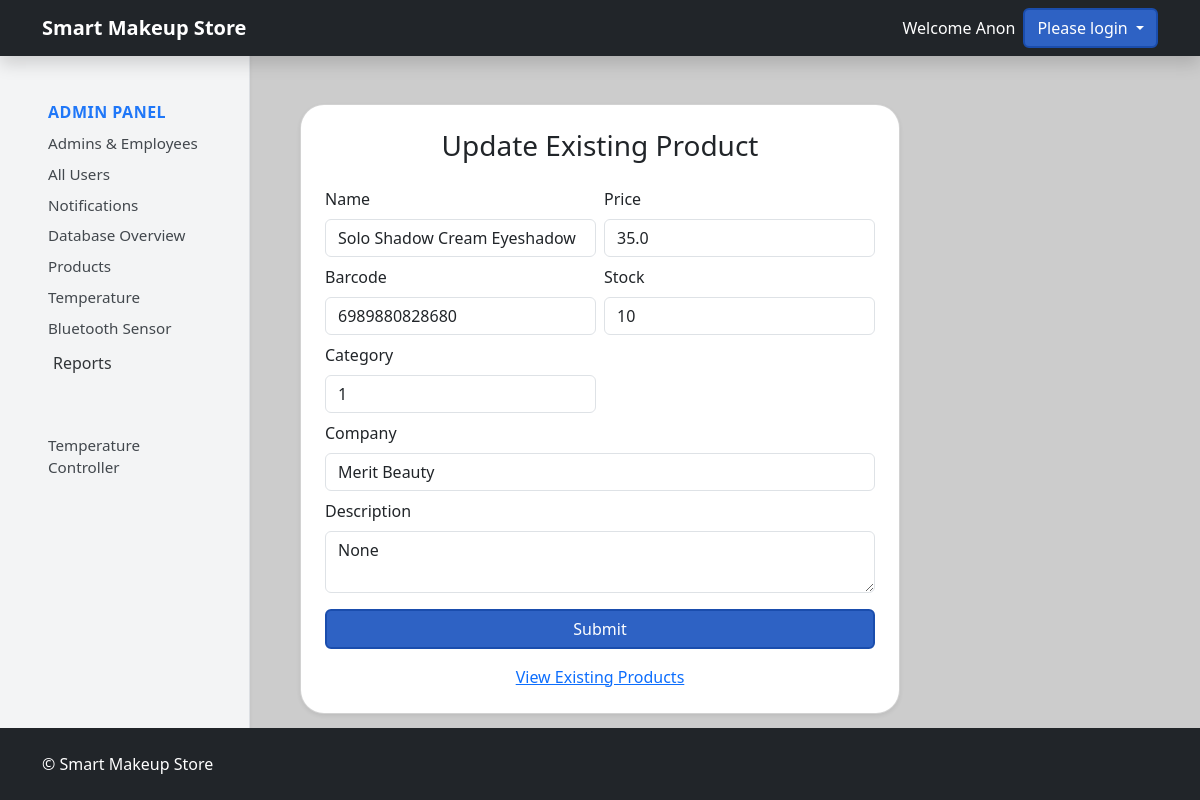
/admin-dashboard/products/1/update, run on an earlier commit of the app's database.
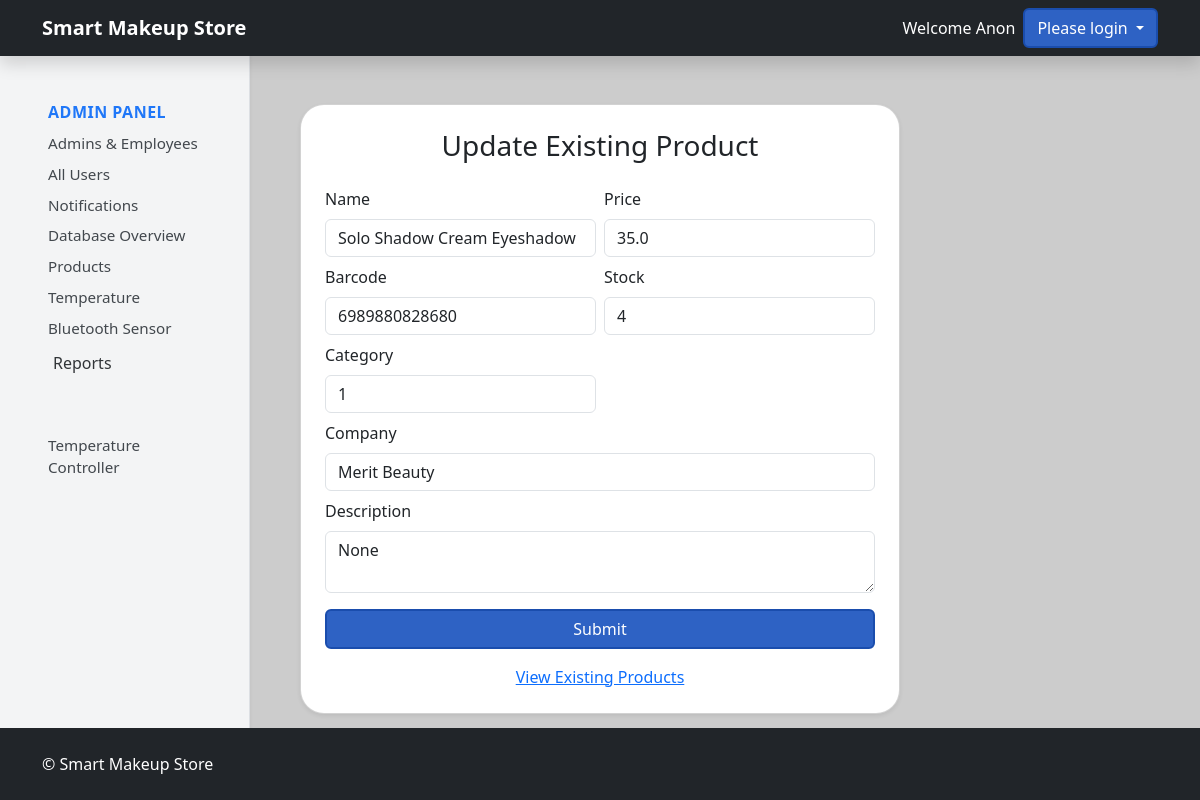
And on a later commit of the database.
### tables this page shows
CREATE TABLE products (
            product_id INTEGER PRIMARY KEY AUTOINCREMENT,
            category_id INTEGER DEFAULT NULL,
            product_name TEXT NOT NULL,
            product_description TEXT DEFAULT NULL,
            product_price REAL NOT NULL,
            product_company TEXT,
            product_stock_quantity INTEGER DEFAULT 0,
            product_created_at DATETIME DEFAULT CURRENT_TIMESTAMP,
            product_updated_at DATETIME,
            FOREIGN KEY(category_id) REFERENCES categories(category_id)
        );

CREATE TABLE product_barcode (
            barcode_id INTEGER PRIMARY KEY AUTOINCREMENT,
            product_id INTEGER NOT NULL,
            barcode_num TEXT NOT NULL,
            FOREIGN KEY(product_id) REFERENCES products(product_id)
        );

### routes/store.py (the view, shortened to what this page needs)
@app.route('/admin-dashboard/products/<int:product_id>/update',methods = ['GET','POST'])
def productUpdate(product_id):
    storeDb = db.getDB()
    product = storeDb.execute(
        '''SELECT p.*,pb.*,STRING_AGG(pr.rfid_tag,' / ') as rfid_tag FROM products p
            LEFT JOIN product_rfid pr on pr.product_id = p.product_id
            LEFT JOIN product_barcode pb on   pb.product_id= p.product_id
            WHERE p.product_id = ? GROUP BY p.product_id''',
    (product_id,)).fetchone()
    return render_template('productUpdate.html', product=product)

### models/database.py (called while the page is built)
def getDB():
    conn = sqlite3.connect('store.db', check_same_thread=False)
    conn.row_factory = sqlite3.Row
    return conn

### templates/productUpdate.html (shortened to what this page needs)
{% extends "base.html" %} {% block content %}
{% include "adminSidebar.html" with context %}
<div class="container d-flex flex-column align-items-center p-4">
  <div
    class="card shadow-sm mb-4 rounded"
    style="min-width: 450px; max-width: 600px; width: 100%"
  >
    <div class="card-body p-4">
      <h3 class="card-title text-center mb-4">Update Existing Product</h3>
      <form method="POST" class="mb-3">
        <div class="row g-2">
          <div class="col-md-6">
            <label class="form-label">Name</label>
            <input
              type="text"
              class="form-control rounded"
              name="product_name"
              value="{{ product.product_name }}"
              required
            />
          </div>
          <div class="col-md-6">
            <label class="form-label">Price</label>
            <input
              type="number"
              pattern="^\d*(\.\d{0,2})?$"
              class="form-control rounded"
              value="{{ product.product_price }}"
              name="product_price"
              required
            />
          </div>
          <div class="col-md-6">
            <label class="form-label">Barcode</label>
            <input
              type="text"
              class="form-control rounded"
              value="{{ product.barcode_num }}"
              name="product_barcode"
              required
            />
          </div>
          <div class="col-md-6">
            <label class="form-label">Stock</label>
            <input
              type="number"
              pattern="^\d*(\.\d{0,2})?$"
              class="form-control rounded"
              value="{{ product.product_stock_quantity }}"
              name="product_stock"
              required
            />
          </div>
          <div class="col-md-6">
            <label class="form-label">Category</label>
            <select
              type="text"
              class="form-control rounded"
              name="product_category"
              required
            >
              <option value="1">1</option>
            </select>
          </div>
          <div class="col-12">
            <label class="form-label">Company</label>
            <input
              type="text"
              class="form-control rounded"
              value="{{ product.product_company }}"
              name="product_company"
              required
            />
          </div>
          <div class="col-12">
            <label class="form-label">Description</label>
            <textarea
              class="form-control rounded"
              name="product_description"
              required
            >
{{ product.product_description }}</textarea
            >
          </div>
          <div class="col-12 mt-3">
            <button type="submit" class="btn btn-primary w-100 rounded">
              Submit
            </button>
          </div>
        </div>
      </form>
      <div class="text-center mt-2">
        <a href="{{ url_for('store.productList') }}">View Existing Products</a>
      </div>
    </div>
  </div>
</div>
{% endblock %}

### templates/base.html (shortened to what this page needs)
<!doctype html>
<html>
  <head>
    <link href="https://cdn.jsdelivr.net/npm/bootstrap@5.3.0/dist/css/bootstrap.min.css" rel="stylesheet"/>
    <link href="https://cdn.jsdelivr.net/npm/bootstrap-icons@1.11.1/font/bootstrap-icons.css" rel="stylesheet">
    <link rel="stylesheet" href="{{ url_for('static', filename='css/00-Global-Styles.css') }}">
  </head>
  <body>
    <main>
        <nav class="navbar navbar-expand-lg navbar-dark bg-dark shadow">
        <div class="container">
            <a class="navbar-brand" href="{{ url_for('store.storeIndex') }}">
            <b>Smart Makeup Store</b>
            </a>
          <div class="ms-auto text-white d-flex align-items-center">
            {% if session.get('user_first_name') %}
              <span class="me-2">Welcome {{ session.get('user_first_name') }}</span>
              <form method="GET" action="{{ url_for('store.logout') }}">
                <button type="submit" class="btn btn-danger btn-sm">Logout</button>
              </form>
            {% else %}
              <span class="me-2">Welcome Anon</span>
              <div class="dropdown">
                <button class="btn btn-primary dropdown-toggle"
                        type="button"
                        id="loginDropdown"
                        data-bs-toggle="dropdown"
                        data-bs-auto-close="outside"
                        aria-expanded="false">
                  Please login
                </button>
                {% endif %}
            </div>
            </div>
        </div>
        </nav>
      <div class="container mt-4">{% block content %}{% endblock %}</div>
      <footer class="bg-dark text-white py-4 mt-auto">
        <div class="container d-flex justify-content-between align-items-center">
            <span>&copy; {{ current_year }} Smart Makeup Store</span>
        </div>
      </footer>
    </main>
  </body>
</html>

### templates/adminSidebar.html (shortened to what this page needs)
<nav
  class="admin-sidebar col-md-3 col-lg-2 d-md-block bg-light vh-100 border-end shadow-sm"
>
  <div class="position-sticky top-0 pt-4 pb-4 px-2">
    <nav class="nav flex-column">
      <a
        class="nav-link px-2 py-1 rounded"
        href="{{ url_for('store.adminDashboard') }}"
      >
        <span class="text-primary fw-bold mb-2">Admin Panel</span>
      </a>
      <a
        class="nav-link px-2 py-1 rounded"
        href="{{ url_for('store.adminDashboard') }}#staff-section"
        >Admins & Employees</a
      >
      <a
        class="nav-link px-2 py-1 rounded"
        href="{{ url_for('store.adminDashboard') }}#all-users-section"
        >All Users</a
      >
      <a
        class="nav-link px-2 py-1 rounded"
        href="{{ url_for('store.adminDashboard') }}#notifications-section"
        >Notifications</a
      >
      <a
        class="nav-link px-2 py-1 rounded"
        href="{{ url_for('store.adminDashboard') }}#db-overview-section"
        >Database Overview</a
      >
      <a
        class="nav-link px-2 py-1 rounded"
        href="{{ url_for('store.productList') }}"
        >Products</a
      >
      <a
        class="nav-link px-2 py-1 rounded"
        href="{{ url_for('store.temperatureMonitor') }}"
        >Temperature</a
      >
      <a
        class="nav-link px-2 py-1 rounded"
        href="{{ url_for('store.ble_scan_view') }}"
        >Bluetooth Sensor</a
      >
      <button
        class="btn btn-toggle align-items-center rounded collapsed"
        data-bs-toggle="collapse"
        data-bs-target="#dashboard-collapse"
        aria-expanded="false"
        style="text-align: left"
      >
        Reports
      </button>
      <br />
      <br />
      <a
        class="nav-link px-2 py-1 rounded"
        href="{{ url_for('store.temperatureMonitor') }}#frig-1"
        >Temperature Controller</a
      >
    </nav>
  </div>
</nav>

### static/css/00-Global-Styles.css (style rules this page uses)
body, html { background-color: #ccc !important; color: #333; display: flex; flex-direction: column; margin: 0; padding: 0; min-height: 100vh; }
nav { position: absolute; top: 0px; }
.bg-primary, .btn-primary { background-color: #2e62c4 !important; }
.btn-primary { border: 2px solid #1a4dad; }
.card { border-radius: 1.5rem !important; }
footer { background-color: #2e62c4; color: #fff; padding: 1rem 0; flex-shrink: 0; text-align: center; position: absolute; bottom: 0; width: 100%; }
.admin-sidebar { position: absolute; top: 0; left: 0; min-height: 100vh; max-height: 100%; width: 250px; padding: 6rem 2rem; z-index: -1; opacity: 0.9; }
main { position: absolute; z-index: 1; min-height: 100vh; max-height: 100%; min-width: 100vw; max-width: 100%; padding: 0; margin: 0; overflow: hidden; }
.admin-sidebar .nav-link { color: #343a40; font-size: 0.95rem; transition: background-color 0.2s, color 0.2s; }
.admin-sidebar span.text-primary { font-size: 1rem; text-transform: uppercase; letter-spacing: 0.5px; }

What changed in the data, as far as the page shows it:
changed products "Solo Shadow Cream Eyeshadow": product_stock "10" → "4"
